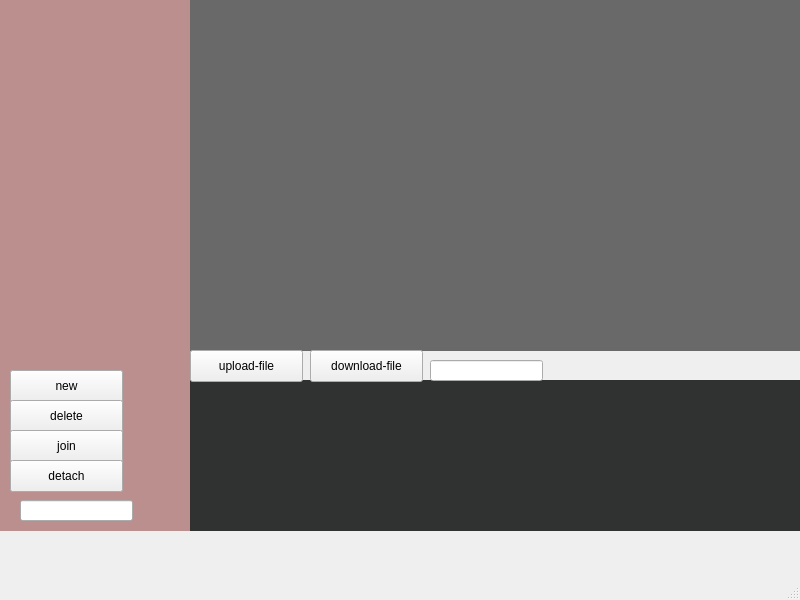
<?xml version="1.0" encoding="UTF-8"?>
<ui version="4.0">
 <class>MainWindow</class>
 <widget class="QMainWindow" name="MainWindow">
  <property name="geometry">
   <rect>
    <x>0</x>
    <y>0</y>
    <width>800</width>
    <height>600</height>
   </rect>
  </property>
  <property name="windowTitle">
   <string>MainWindow</string>
  </property>
  <widget class="QWidget" name="centralwidget">
   <widget class="QListWidget" name="listWidget">
    <property name="geometry">
     <rect>
      <x>0</x>
      <y>0</y>
      <width>191</width>
      <height>531</height>
     </rect>
    </property>
    <property name="styleSheet">
     <string notr="true">QWidget{
	color:rgb(150,0,150);
	font:12pt &quot;Arial Black&quot;;
    background-color:rosybrown;
	font-family: Source Sans Pro; 
    font-weight: bold; 
	border:none;
}
</string>
    </property>
   </widget>
   <widget class="QTextEdit" name="textEdit">
    <property name="geometry">
     <rect>
      <x>190</x>
      <y>380</y>
      <width>611</width>
      <height>151</height>
     </rect>
    </property>
    <property name="styleSheet">
     <string notr="true">QWidget{
	color:rgb(150,0,150);
	font:12pt &quot;Arial Black&quot;;
    background-color:#303131;
	font-family: Source Sans Pro; 
    font-weight: bold; 
	border:none;
}
</string>
    </property>
   </widget>
   <widget class="QTextBrowser" name="textBrowser">
    <property name="geometry">
     <rect>
      <x>190</x>
      <y>0</y>
      <width>611</width>
      <height>351</height>
     </rect>
    </property>
    <property name="styleSheet">
     <string notr="true">QWidget{
	color:rgb(150,0,150);
	font:12pt &quot;Arial Black&quot;;
    background-color:dimgrey;
	font-family: Source Sans Pro; 
    font-weight: bold; 
	border:none;
}
</string>
    </property>
   </widget>
   <widget class="QPushButton" name="pushButton">
    <property name="geometry">
     <rect>
      <x>10</x>
      <y>370</y>
      <width>113</width>
      <height>32</height>
     </rect>
    </property>
    <property name="text">
     <string>new</string>
    </property>
   </widget>
   <widget class="QPushButton" name="pushButton_2">
    <property name="geometry">
     <rect>
      <x>10</x>
      <y>400</y>
      <width>113</width>
      <height>32</height>
     </rect>
    </property>
    <property name="text">
     <string>delete</string>
    </property>
   </widget>
   <widget class="QPushButton" name="pushButton_3">
    <property name="geometry">
     <rect>
      <x>10</x>
      <y>430</y>
      <width>113</width>
      <height>32</height>
     </rect>
    </property>
    <property name="text">
     <string>join</string>
    </property>
   </widget>
   <widget class="QPushButton" name="pushButton_4">
    <property name="geometry">
     <rect>
      <x>10</x>
      <y>460</y>
      <width>113</width>
      <height>32</height>
     </rect>
    </property>
    <property name="text">
     <string>detach</string>
    </property>
   </widget>
   <widget class="QPushButton" name="pushButton_5">
    <property name="geometry">
     <rect>
      <x>190</x>
      <y>350</y>
      <width>113</width>
      <height>32</height>
     </rect>
    </property>
    <property name="text">
     <string>upload-file</string>
    </property>
   </widget>
   <widget class="QPushButton" name="pushButton_6">
    <property name="geometry">
     <rect>
      <x>310</x>
      <y>350</y>
      <width>113</width>
      <height>32</height>
     </rect>
    </property>
    <property name="text">
     <string>download-file</string>
    </property>
   </widget>
   <widget class="QLineEdit" name="lineEdit">
    <property name="geometry">
     <rect>
      <x>430</x>
      <y>360</y>
      <width>113</width>
      <height>21</height>
     </rect>
    </property>
   </widget>
   <widget class="QLineEdit" name="lineEdit_2">
    <property name="geometry">
     <rect>
      <x>20</x>
      <y>500</y>
      <width>113</width>
      <height>21</height>
     </rect>
    </property>
   </widget>
  </widget>
  <widget class="QMenuBar" name="menubar">
   <property name="geometry">
    <rect>
     <x>0</x>
     <y>0</y>
     <width>800</width>
     <height>43</height>
    </rect>
   </property>
  </widget>
  <widget class="QStatusBar" name="statusbar"/>
 </widget>
 <resources/>
 <connections/>
</ui>
